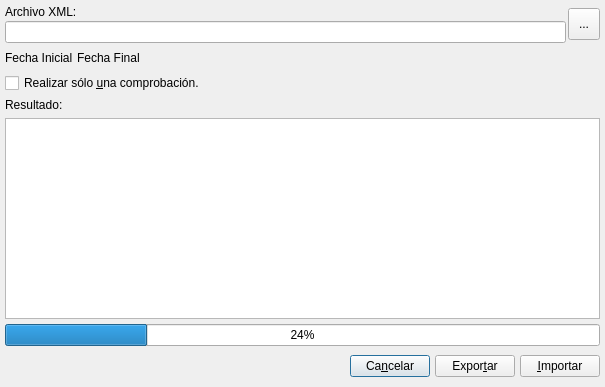
<ui version="4.0" >
 <class>ImportExportBulmafactBase</class>
 <widget class="QDialog" name="ImportExportBulmafactBase" >
  <property name="geometry" >
   <rect>
    <x>0</x>
    <y>0</y>
    <width>605</width>
    <height>387</height>
   </rect>
  </property>
  <property name="windowTitle" >
   <string>Importar y Exportar Datos</string>
  </property>
  <layout class="QVBoxLayout" >
   <property name="margin" >
    <number>5</number>
   </property>
   <property name="spacing" >
    <number>5</number>
   </property>
   <item>
    <layout class="QHBoxLayout" >
     <property name="margin" >
      <number>0</number>
     </property>
     <property name="spacing" >
      <number>2</number>
     </property>
     <item>
      <layout class="QVBoxLayout" >
       <property name="margin" >
        <number>0</number>
       </property>
       <property name="spacing" >
        <number>2</number>
       </property>
       <item>
        <widget class="QLabel" name="textLabel1_3" >
         <property name="frameShape" >
          <enum>QFrame::NoFrame</enum>
         </property>
         <property name="text" >
          <string>Archivo XML:</string>
         </property>
        </widget>
       </item>
       <item>
        <widget class="QLineEdit" name="m_XML" />
       </item>
      </layout>
     </item>
     <item>
      <widget class="QToolButton" name="toolButton1_5" >
       <property name="sizePolicy" >
        <sizepolicy>
         <hsizetype>0</hsizetype>
         <vsizetype>0</vsizetype>
         <horstretch>32</horstretch>
         <verstretch>32</verstretch>
        </sizepolicy>
       </property>
       <property name="minimumSize" >
        <size>
         <width>32</width>
         <height>32</height>
        </size>
       </property>
       <property name="text" >
        <string>...</string>
       </property>
      </widget>
     </item>
    </layout>
   </item>
   <item>
    <layout class="QHBoxLayout" >
     <property name="margin" >
      <number>0</number>
     </property>
     <property name="spacing" >
      <number>2</number>
     </property>
     <item>
      <widget class="QLabel" name="textLabel2" >
       <property name="text" >
        <string>Fecha Inicial</string>
       </property>
      </widget>
     </item>
     <item>
      <widget class="BusquedaFecha" native="1" name="m_fechainicial" />
     </item>
     <item>
      <widget class="QLabel" name="textLabel2_2" >
       <property name="text" >
        <string>Fecha Final</string>
       </property>
      </widget>
     </item>
     <item>
      <widget class="BusquedaFecha" native="1" name="m_fechafinal" />
     </item>
     <item>
      <spacer>
       <property name="orientation" >
        <enum>Qt::Horizontal</enum>
       </property>
       <property name="sizeType" >
        <enum>QSizePolicy::Expanding</enum>
       </property>
       <property name="sizeHint" >
        <size>
         <width>70</width>
         <height>20</height>
        </size>
       </property>
      </spacer>
     </item>
    </layout>
   </item>
   <item>
    <widget class="QCheckBox" name="m_test" >
     <property name="text" >
      <string>Realizar sólo &amp;una comprobación.</string>
     </property>
    </widget>
   </item>
   <item>
    <layout class="QVBoxLayout" >
     <property name="margin" >
      <number>0</number>
     </property>
     <property name="spacing" >
      <number>6</number>
     </property>
     <item>
      <widget class="QLabel" name="textLabel3" >
       <property name="text" >
        <string>Resultado:</string>
       </property>
      </widget>
     </item>
     <item>
      <widget class="QTextEdit" name="m_mensajes" />
     </item>
    </layout>
   </item>
   <item>
    <widget class="QProgressBar" name="m_progressbar" >
     <property name="value" >
      <number>24</number>
     </property>
     <property name="orientation" >
      <enum>Qt::Horizontal</enum>
     </property>
    </widget>
   </item>
   <item>
    <layout class="QHBoxLayout" >
     <property name="margin" >
      <number>0</number>
     </property>
     <property name="spacing" >
      <number>5</number>
     </property>
     <item>
      <spacer>
       <property name="orientation" >
        <enum>Qt::Horizontal</enum>
       </property>
       <property name="sizeType" >
        <enum>QSizePolicy::Expanding</enum>
       </property>
       <property name="sizeHint" >
        <size>
         <width>340</width>
         <height>31</height>
        </size>
       </property>
      </spacer>
     </item>
     <item>
      <widget class="QPushButton" name="pushButtonF_X" >
       <property name="text" >
        <string>Ca&amp;ncelar</string>
       </property>
      </widget>
     </item>
     <item>
      <widget class="QPushButton" name="pushButton33_2" >
       <property name="text" >
        <string>Expor&amp;tar</string>
       </property>
      </widget>
     </item>
     <item>
      <widget class="QPushButton" name="pushButton33" >
       <property name="text" >
        <string>&amp;Importar</string>
       </property>
      </widget>
     </item>
    </layout>
   </item>
  </layout>
 </widget>
 <layoutdefault spacing="2" margin="5" />
 <customwidgets>
  <customwidget>
   <class>BusquedaFecha</class>
   <extends>QWidget</extends>
   <header>../../../bulmalib/busquedafecha.h</header>
  </customwidget>
 </customwidgets>
 <tabstops>
  <tabstop>pushButtonF_X</tabstop>
 </tabstops>
 <resources/>
 <connections/>
</ui>
